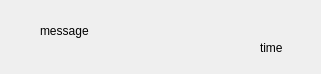
<?xml version="1.0" encoding="UTF-8"?>
<ui version="4.0">
 <class>ChatWidget</class>
 <widget class="QWidget" name="ChatWidget">
  <property name="geometry">
   <rect>
    <x>0</x>
    <y>0</y>
    <width>321</width>
    <height>74</height>
   </rect>
  </property>
  <property name="windowTitle">
   <string>Form</string>
  </property>
  <widget class="QLabel" name="label">
   <property name="geometry">
    <rect>
     <x>40</x>
     <y>10</y>
     <width>261</width>
     <height>41</height>
    </rect>
   </property>
   <property name="mouseTracking">
    <bool>false</bool>
   </property>
   <property name="tabletTracking">
    <bool>false</bool>
   </property>
   <property name="text">
    <string>message</string>
   </property>
   <property name="scaledContents">
    <bool>false</bool>
   </property>
   <property name="wordWrap">
    <bool>false</bool>
   </property>
  </widget>
  <widget class="QLabel" name="label_2">
   <property name="geometry">
    <rect>
     <x>260</x>
     <y>40</y>
     <width>49</width>
     <height>16</height>
    </rect>
   </property>
   <property name="text">
    <string>time</string>
   </property>
  </widget>
 </widget>
 <resources/>
 <connections/>
</ui>
